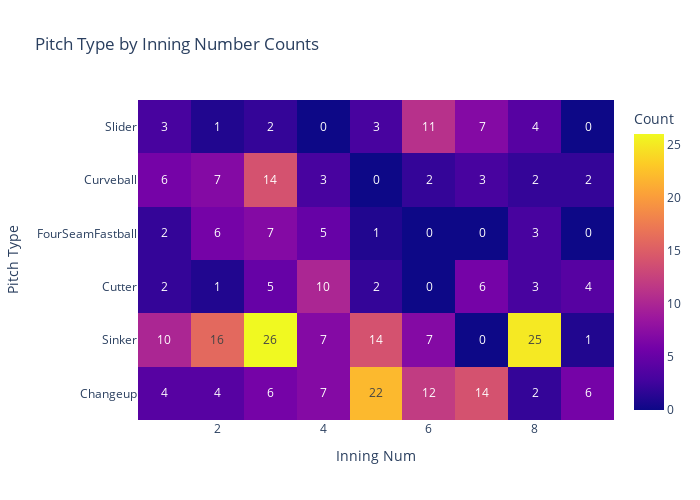

The code cell stored with this chart in its notebook:
### Code cell
# Create a heatmap with Plotly Express
fig = px.imshow(melted_pitch_type_inning_df.pivot(index='Pitch Type', columns='Inning Num', values='Count'),
                x=melted_pitch_type_inning_df['Inning Num'].unique(),
                y=melted_pitch_type_inning_df['Pitch Type'].unique(),
                labels=dict(x='Inning Num', y='Pitch Type', color='Count'),
                title='Pitch Type by Inning Number Counts',
                width=700,
                height=500, 
                text_auto=True)

# Show the plot
fig.show()

# fig.write_image("Pitch Type Action Counts.png", engine='kaleido')

### Figure 1 — Plotly figure (JSON) as saved in the notebook; plotly's stock layout.template omitted (floating-point values rounded to 4 significant figures)
{"data": [{"coloraxis": "coloraxis", "hovertemplate": "Inning Num: %{x}<br>Pitch Type: %{y}<br>Count: %{z}<extra></extra>", "name": "0", "texttemplate": "%{z}", "type": "heatmap", "x": [1, 2, 3, 4, 5, 6, 7, 8, 9], "xaxis": "x", "y": ["Slider", "Curveball", "FourSeamFastball", "Cutter", "Sinker", "Changeup"], "yaxis": "y", "z": [[3, 1, 2, 0, 3, 11, 7, 4, 0], [6, 7, 14, 3, 0, 2, 3, 2, 2], [2, 6, 7, 5, 1, 0, 0, 3, 0], [2, 1, 5, 10, 2, 0, 6, 3, 4], [10, 16, 26, 7, 14, 7, 0, 25, 1], [4, 4, 6, 7, 22, 12, 14, 2, 6]]}], "layout": {"coloraxis": {"colorbar": {"title": {"text": "Count"}}, "colorscale": [[0, "#0d0887"], [0.1111, "#46039f"], [0.2222, "#7201a8"], [0.3333, "#9c179e"], [0.4444, "#bd3786"], [0.5556, "#d8576b"], [0.6667, "#ed7953"], [0.7778, "#fb9f3a"], [0.8889, "#fdca26"], [1, "#f0f921"]]}, "height": 500, "title": {"text": "Pitch Type by Inning Number Counts"}, "width": 700, "xaxis": {"anchor": "y", "constrain": "domain", "domain": [0, 1], "scaleanchor": "y", "title": {"text": "Inning Num"}}, "yaxis": {"anchor": "x", "autorange": "reversed", "constrain": "domain", "domain": [0, 1], "title": {"text": "Pitch Type"}}}}
